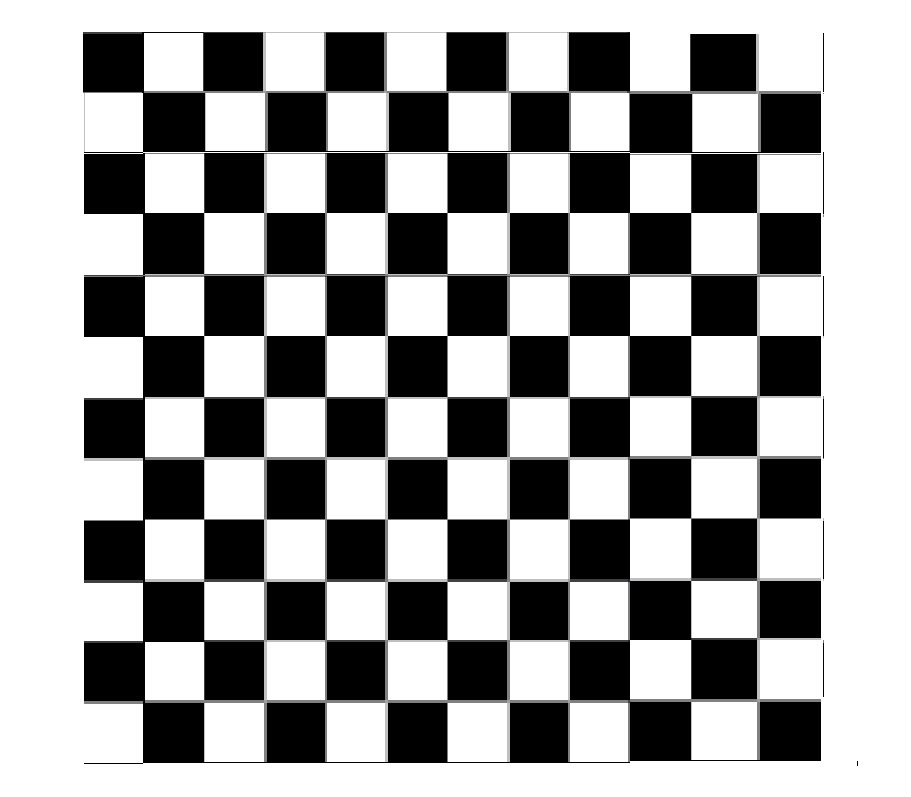
#> input picture examples/chess.jpg, 911 x 797 px
$ python harris_corner_detection.py
#> lines starting #> are read from the running program, lines starting #| are printed output that depends on the picture; after the words box and inside, x2 and y2 are one past the last pixel; in counts of white or black regions, pixels touching at a corner belong together
import cv2
import numpy as np
from matplotlib import pyplot as plt


def harris_corner_detection(filename):
#> called with filename = 'chess.jpg'
    img = cv2.imread(filename)
#> img is the input picture: shape (797, 911, 3); mean B, G, R 160.2, 160.2, 160.2
    gray = cv2.cvtColor(img, cv2.COLOR_BGR2GRAY)
    gray2 = cv2.cvtColor(img, cv2.COLOR_BGR2GRAY)

    gray = np.float32(gray)
    dst = cv2.cornerHarris(gray, 2, 3, 0.04)
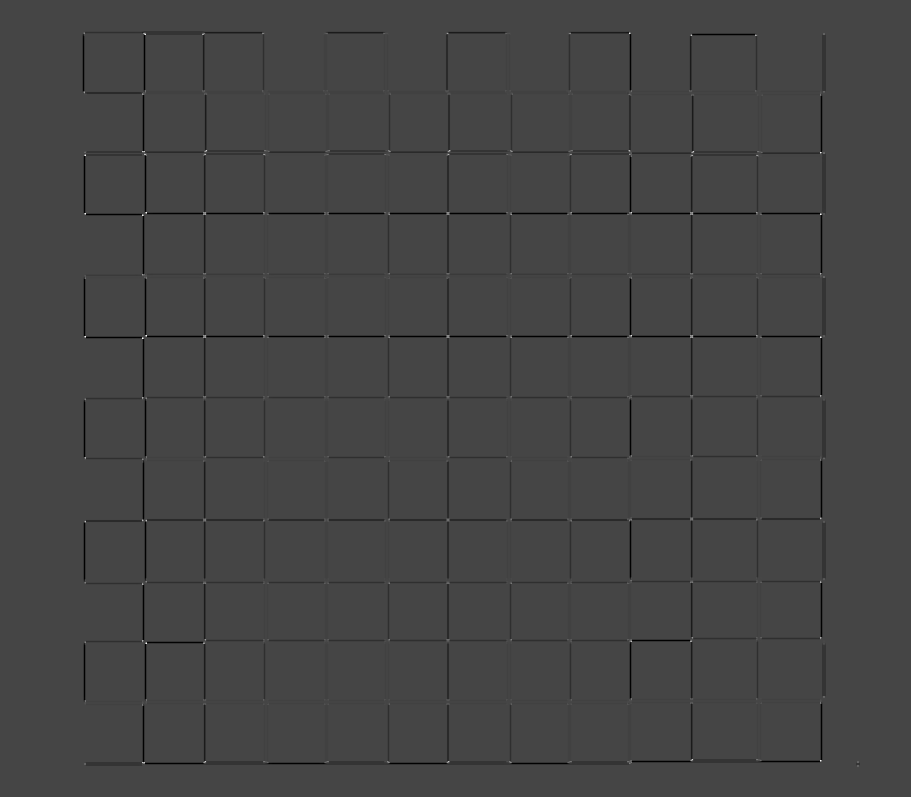
#> dst: shape (797, 911) float32; min -169130016, max 450036352, mean -2713430.2; drawn with min black and max white
    dst = cv2.dilate(dst, None)
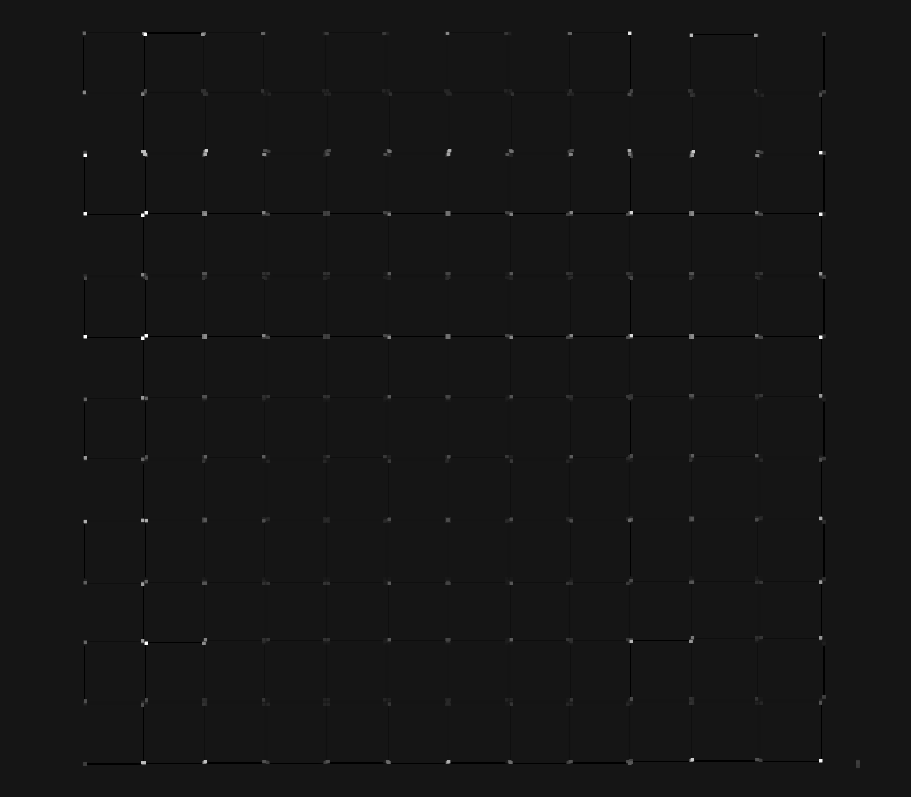
#> dst: shape (797, 911) float32; min -42282504, max 450036352, mean 272057.6; drawn with min black and max white

    img[dst > 0.01 * dst.max()] = [0, 0, 255]
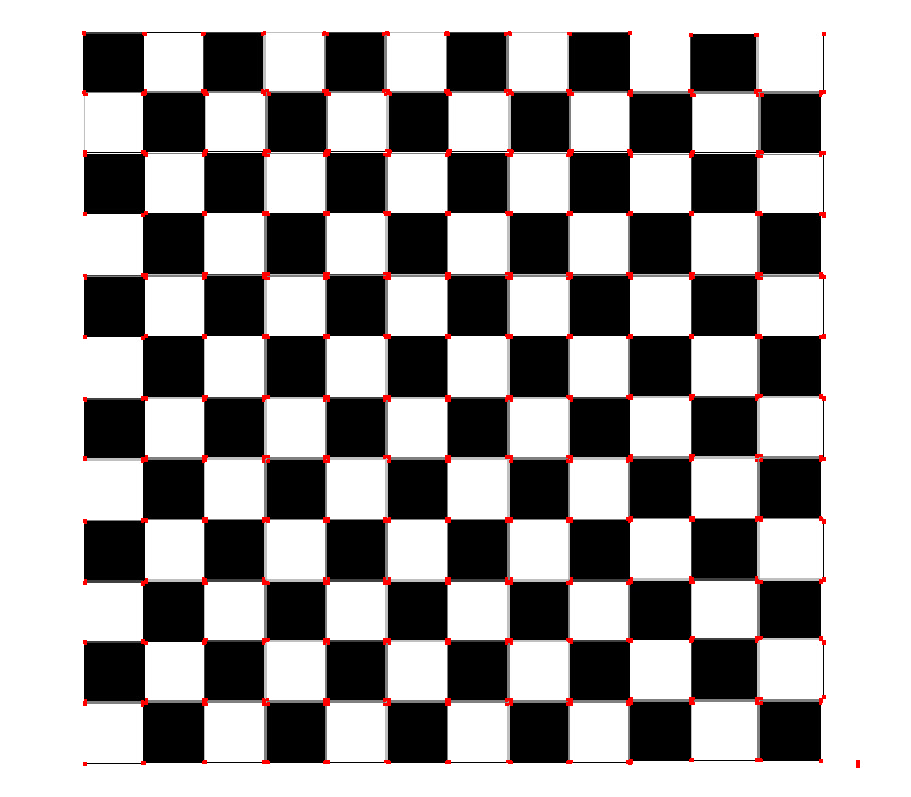
#> img: shape (797, 911, 3); 0.91% of pixels changed, all inside (x1, y1, x2, y2) = (82, 31, 860, 768)
    cv2.imshow('dst', img)
    if cv2.waitKey(0) & 0xff == 27:
#> (key Esc is pressed here)
        cv2.destroyAllWindows()


def shi_tomasi(filename):
    # Shi-Tomasi best features to track
#> called with filename = 'chess.jpg'
    img = cv2.imread(filename)
    gray = cv2.cvtColor(img, cv2.COLOR_BGR2GRAY)

    corners = cv2.goodFeaturesToTrack(gray, 100, 0.01, 10)
#> corners = 100 rows, first 8: [630, 335], [630, 212], [143, 762], [691, 336], [204, 336], [204, 213], [691, 213], [142, 337]
    corners = np.int0(corners)

    for i in corners:
        x, y = i.ravel()
        cv2.circle(img, (x, y), 3, 255, -1)
#> this loop made 100 passes
#> (x, y) on passes 1 to 12: (630, 335), (630, 212), (143, 762), (691, 336), (204, 336), (204, 213), (691, 213), (142, 337), (447, 336), (84, 336), (145, 642), (820, 213)
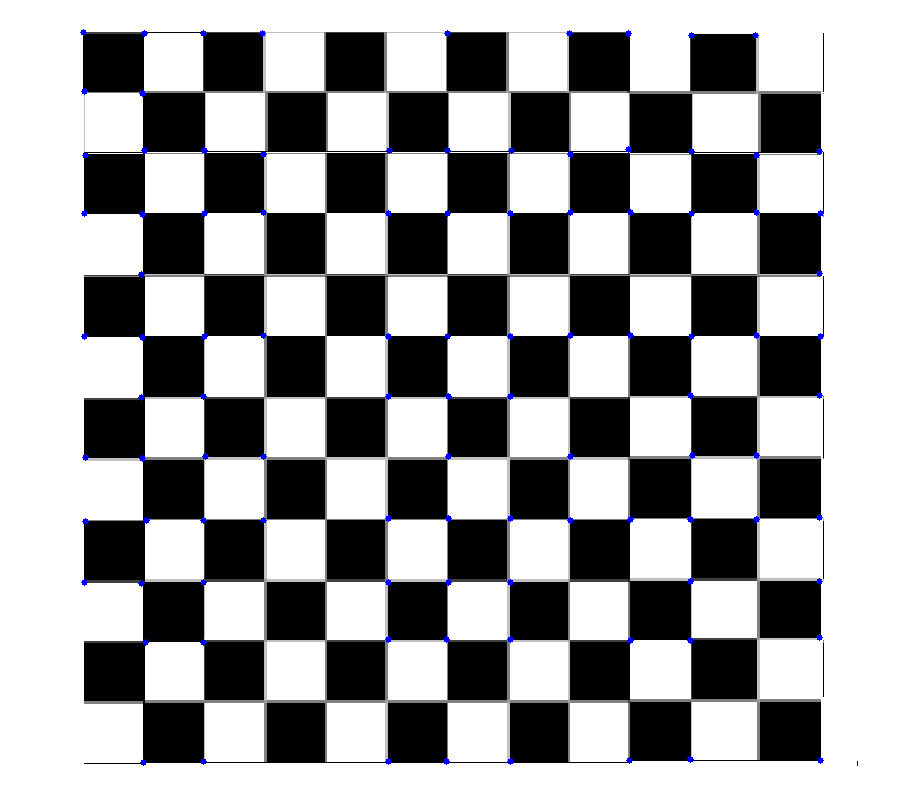
#> img: shape (797, 911, 3); 0.4% of pixels changed, all inside (x1, y1, x2, y2) = (80, 29, 824, 766)
    plt.title("Shi-Tomasi best features detection")
    plt.imshow(img)
    plt.show()


if __name__ == '__main__':
    harris_corner_detection(filename='chess.jpg')
    shi_tomasi(filename="chess.jpg")
